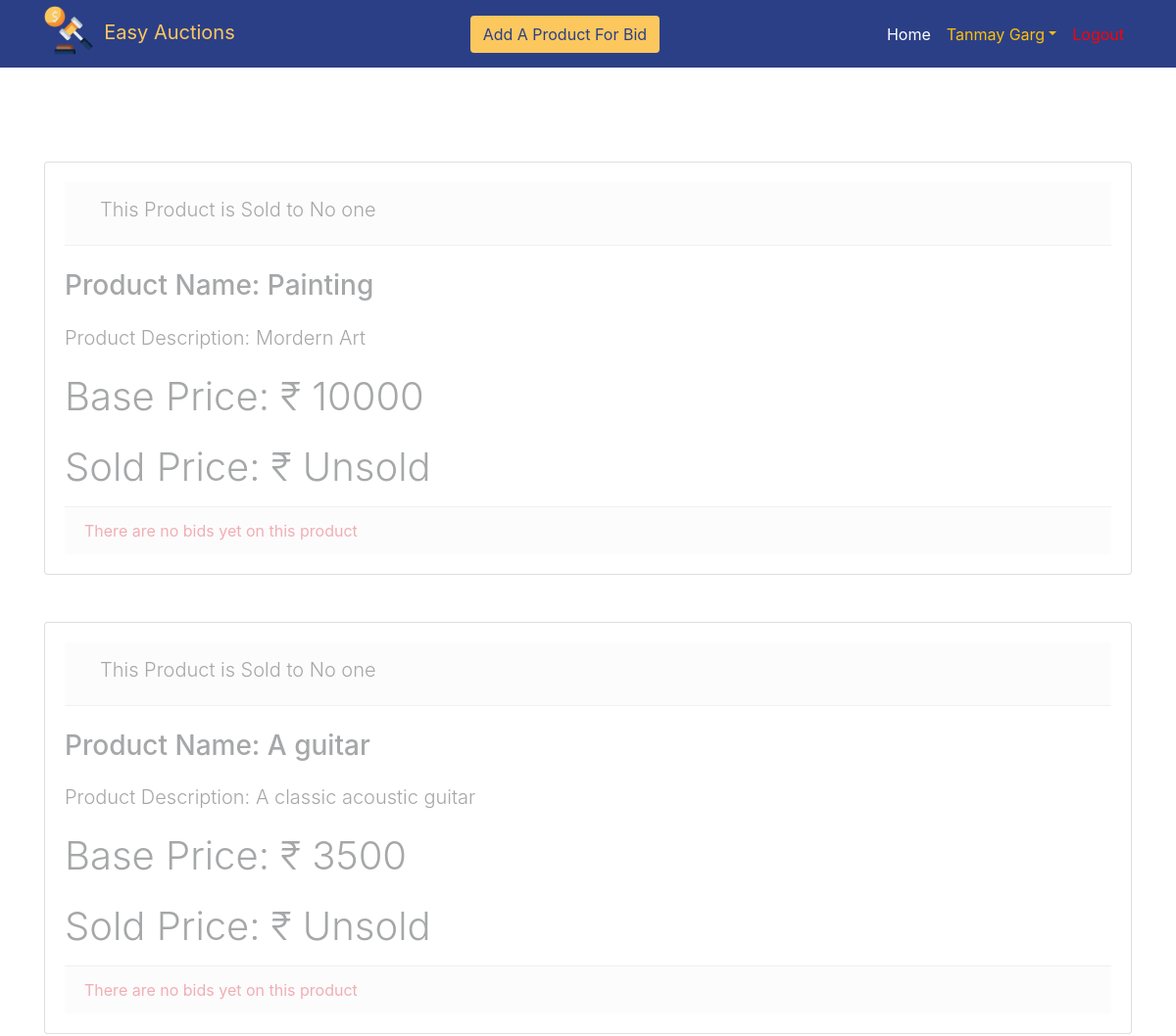
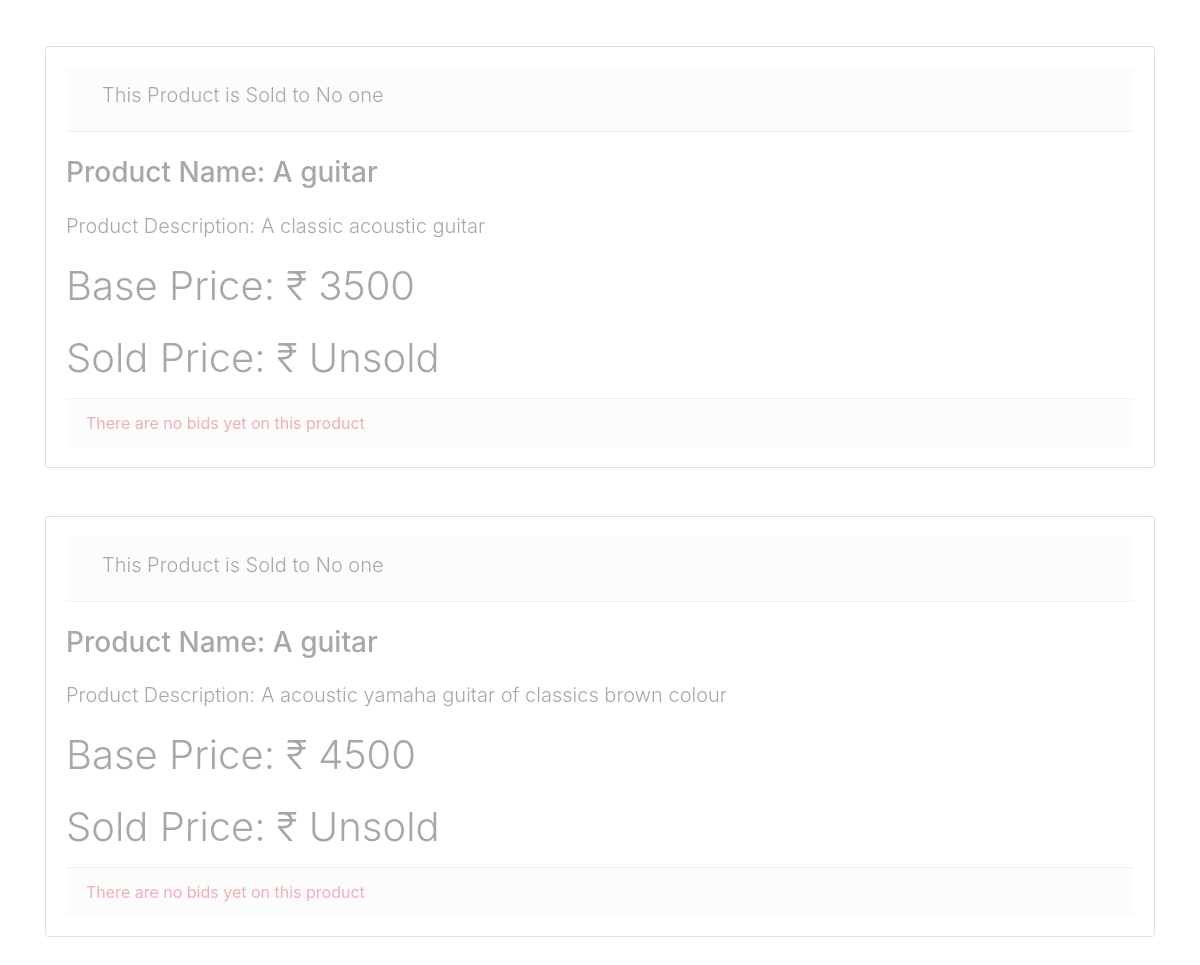
The app's page /product.php (signed in) with its own data (2 pictures, top to bottom).
### tables this page shows
CREATE TABLE `tbl_product` (
  `pro_id` int(11) NOT NULL,
  `name` varchar(20) NOT NULL,
  `price` int(11) NOT NULL,
  `description` varchar(250) NOT NULL,
  `uid` int(11) NOT NULL,
  `bidstarttime` datetime NOT NULL,
  `bidendtime` datetime NOT NULL,
  `status` enum('On Sale','Sold','Disable') NOT NULL DEFAULT 'On Sale'
);

### product.php (the view, shortened to what this page needs)
<?php
include('db.php');
if(isset($_SESSION['user'])) {
    $row_c = $_SESSION['user'];
}
?>
<!DOCTYPE html>
<html>
<?php include 'head.php'; ?>
<body>
    <?php include 'nav.php'; ?>
    <div class="container mt-5 mb-5">
        <div class="card-deck mt-5">
            <?php
            $query1 = "select * from tbl_product where uid = $row_c->uid ORDER BY pro_id DESC";
            $run_q1 = $con->query($query1);
            while ($row_q1 = $run_q1->fetch_object()) {
                $query2 = "select * from tbl_bid where pro_id = $row_q1->pro_id ORDER BY bid_amount DESC; ";
                $run_q2 = $con->query($query2);
                $bid_num = $run_q2->num_rows;
                if($bid_num > 0)
                {
                    $res_q2 = $run_q2->fetch_object();
                    $buyer_id = $res_q2->uid;
                    $query_user = "select * from user where uid = '$buyer_id'";
                    $run_user = $con->query($query_user);
                    $row_user = $run_user->fetch_object();
                    $name = $row_user->name. " " . $row_user->surname;
                    $final_price = ($res_q2)->bid_amount;
                }
                else
                {
                    $name = "No one";
                    $final_price = "Unsold";
                }
                ?>
                <div class="card mt-5">
                    <div class="card-body <?php if ($row_q1->status == 'Sold') { echo 'sold';} ?>">
                        <div class="card-header mb-3 flex-container">
                            <div class="mr-3 ml-3 mt-1 mb-1">
                                <?php if($row_q1->status == 'Sold') { ?>
                                    <h5 class="font-weight-light">This Product is&nbsp;<?php echo $row_q1->status; ?> to <?php echo $name ?> </h5>
                                <?php }
                                else { ?>
                                    <h5 class="font-weight-light">This Product is&nbsp;<?php echo $row_q1->status; ?></h5>
                                <?php } ?>
                            </div>
                        </div>
                        <h3 class="card-title mt-4">Product&nbsp;Name:&nbsp;<?php echo $row_q1->name; ?></h3>
                        <div class="item"><h5 class="card-text mt-4 mr-5 font-weight-light">Product&nbsp;Description:&nbsp;<?php echo $row_q1->description; ?></h5></div>
                         <h1 class="card-text mt-4 mb-3 font-weight-light">Base Price:&nbsp;&#8377;&nbsp;<?php echo $row_q1->price; ?></h1>
                        <?php if ($row_q1->status == 'Sold') { ?>
						<h1 class="card-text mt-4 mb-3 font-weight-light">Sold Price:&nbsp;&#8377;&nbsp;<?php echo $final_price; ?></h1>
                        <?php } ?>
                            <?php
                        if ($bid_num == 0 ) {
                        ?>
                            <div class="card-footer text-danger">
                                <?php
                                echo "There are no bids yet on this product";
                                ?>
                            </div>
                        <?php
                    }
                        ?>
                    </div>
                </div>
            <?php
            }
            ?>
        </div>
    </div>
</body>
</html>

### product.php (style rules this page uses)
body { /background-color: rgba(23, 162, 184, .3);/ }
.card-deck { flex-direction: column; }
.card-body { /background-color: rgba(207, 106, 135, .65);/ background-color: #ddd; /color: #e5e5e5;/ border: none; border-radius: 5px; }
.sold { background-color: none; opacity: .4; }
.flex-container { display: flex; justify-content: space-between; }
.card-header { position: relative; }

### records on screen
tbl_product: status "Sold", name "No one", name "Painting", description "Mordern Art", price "10000", final_price "Unsold"
tbl_product: status "Sold", name "No one", name "A guitar", description "A classic acoustic guitar", price "3500", final_price "Unsold"
tbl_product: status "Sold", name "No one", name "A guitar", description "A classic acoustic guitar", price "3500", final_price "Unsold"
tbl_product: status "Sold", name "No one", name "A guitar", description "A acoustic yamaha guitar of classics brown colour", price "4500", final_price "Unsold"

### other values on screen
$row_c->name "Tanmay"
$row_c->surname "Garg"
